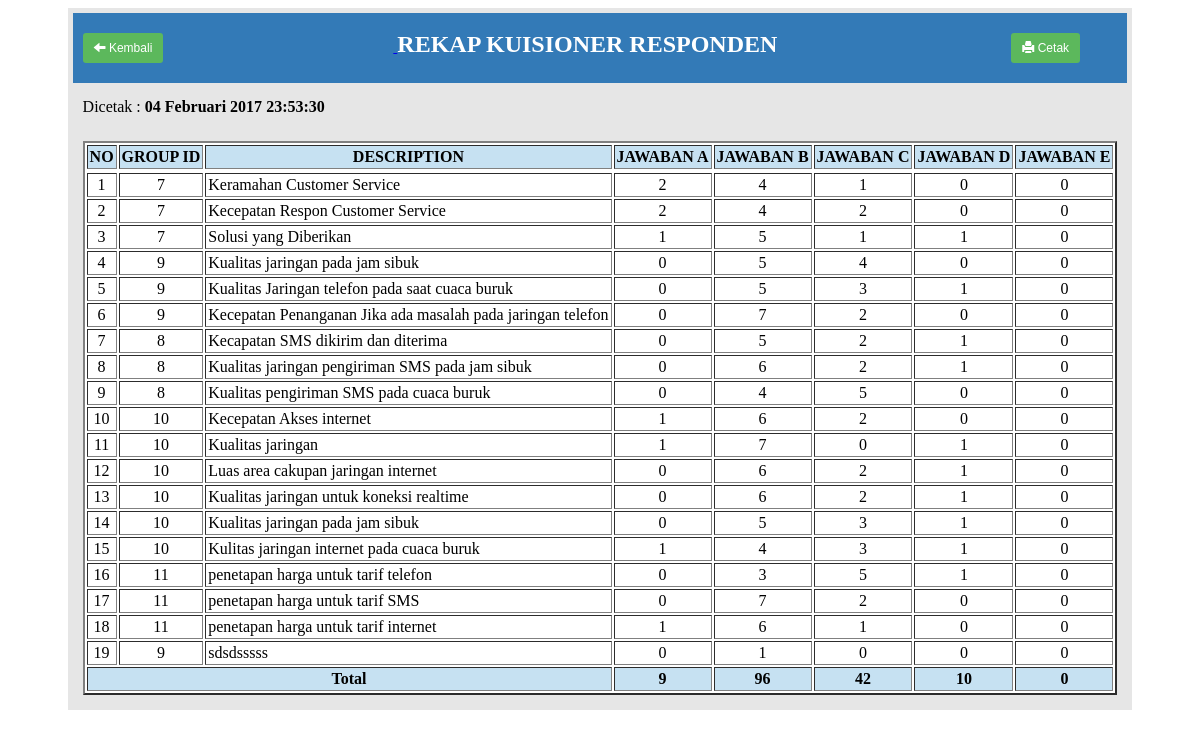
Screenshot of /adminweb/modul/mod_report/all_responden.php with the database file from the repository.
### tables this page shows
CREATE TABLE `tdescription` (
  `descriptionId` int(11) NOT NULL,
  `description` text NOT NULL,
  `groupId` int(11) NOT NULL,
  `CreatedDate` datetime NOT NULL,
  `CreatedUser` int(11) NOT NULL,
  `ModifiedDate` datetime NOT NULL,
  `ModifiedUser` int(11) NOT NULL
);

### fungsi/fungsi_indotgl.php (called while the page is built, shortened)
<?php
	function tgl_indo($tgl){
			$tanggal = substr($tgl,8,2);
			$bulan = getBulan(substr($tgl,5,2));
			$tahun = substr($tgl,0,4);
			return $tanggal.' '.$bulan.' '.$tahun;
	}
	function getBulan($bln){
				switch ($bln){
					case 2:
						return "Februari";
						break;
				}
			}
?>

### adminweb/modul/mod_report/all_responden.php (the view, shortened to what this page needs)
<?php
include "../../../fungsi/fungsi_indotgl.php";
$hasil = mysql_query("SELECT * FROM tdescription");
$date = date('Y-m-d');
$time = date('H:i:s');
$dateIndo = tgl_indo($date);
echo "<center><table border=0 cellpadding=10 cellspacing=5 bgcolor= #e6e6e6>
		<tr >
			<td colspan='8'  bgcolor=#337ab7 style='border: none ;color:white;'>
			<a href='../../master.php?module=hasil&sub=laporan'>
			<button style='margin-right:230px;' class='btn'><span class='glyphicon glyphicon-arrow-left'></span> Kembali</button>
			</a>
			<b><font size=5>REKAP KUISIONER RESPONDEN</font></b>
			<a href='exportExcel.php'>
			<button style='margin-left:230px;' class='btn'><span class='glyphicon glyphicon-print'></span> Cetak</button></a>
			</td>
		</tr>
		<tr>
			<td colspan=2>Dicetak : <b>$dateIndo $time</b></td>
		</tr>
		<tr>
			<td>
				<table cellpadding=2 border=2 bgcolor='#fff'>
					<tr>
					<td bgcolor=#c6e1f2 align=center><b>NO</b></td>
					<td bgcolor=#c6e1f2 align=center><b>GROUP ID</b></td>
					<td bgcolor=#c6e1f2 align=center><b>DESCRIPTION</b></td>
					<td bgcolor=#c6e1f2 align=center><b>JAWABAN A</b></td>
					<td bgcolor=#c6e1f2 align=center><b>JAWABAN B</b></td>
					<td bgcolor=#c6e1f2 align=center><b>JAWABAN C</b></td>
					<td bgcolor=#c6e1f2 align=center><b>JAWABAN D</b></td>
					<td bgcolor=#c6e1f2 align=center><b>JAWABAN E</b></td>
					<tr>
		";
$no = 1;
while ($data = mysql_fetch_array($hasil)){
	$descriptionId = $data[descriptionId];
	$sql = mysql_query("SELECT SUM(jawabanA) As TotalA,
						SUM(jawabanB) As TotalB,
						SUM(jawabanC) As TotalC,
						SUM(jawabanD) As TotalD,
						SUM(jawabanE) As TotalE
						FROM tanswer WHERE descriptionId = '$descriptionId'");
	while($oke = mysql_fetch_array($sql)){
		echo "<tr valign=top>
			<td align='center'>$no</td>
			<td align='center'>$data[groupId]</td>
			<td >$data[description]</td>
			<td align='center'>$oke[TotalA]</td>
			<td align='center'>$oke[TotalB]</td>
			<td align='center'>$oke[TotalC]</td>
			<td align='center'>$oke[TotalD]</td>
			<td align='center'>$oke[TotalE]</td>
		  </tr>";
		$no++;
	}
}
$data_count = mysql_fetch_array(mysql_query("SELECT SUM(jawabanA) As TotalA,
						SUM(jawabanB) As TotalB,
						SUM(jawabanC) As TotalC,
						SUM(jawabanD) As TotalD,
						SUM(jawabanE) As TotalE
						FROM tanswer"));
echo "<tr align='center'>
		<td bgcolor=#c6e1f2 colspan='3'><b>Total</b></td>
		<td bgcolor=#c6e1f2><b>$data_count[TotalA]</b></td>
		<td bgcolor=#c6e1f2><b>$data_count[TotalB]</b></td>
		<td bgcolor=#c6e1f2><b>$data_count[TotalC]</b></td>
		<td bgcolor=#c6e1f2><b>$data_count[TotalD]</b></td>
		<td bgcolor=#c6e1f2><b>$data_count[TotalE]</b></td>
		</tr>
	</table>
	</td>
	</tr>
	</table>
	<center>";
?>

### adminweb/modul/mod_report/all_responden.php (style rules this page uses)
.btn { display: inline-block; padding: 6px 12px; font-size: 14px; font-weight: normal; line-height: 1.42857143; text-align: center; white-space: nowrap; vertical-align: middle; -ms-touch-action: manipulation; touch-action: manipulation; cursor: pointer; -webkit-user-select: none; -moz-user-select: none; -ms-user-select: none; user-select: none; background-image: none; border: 1px solid transparent; border-radius: 4px; background-color: #5cb85c; padding: 5px 10px; font-size: 12px; line-height: 1.5; border-radius: 3px; margin-top:10px; margin-bottom: 10px; color: white; }
.glyphicon { position: relative; top: 1px; display: inline-block; font-family: 'Glyphicons Halflings'; font-style: normal; font-weight: normal; line-height: 1; -webkit-font-smoothing: antialiased; -moz-osx-font-smoothing: grayscale; }
.glyphicon-print:before { content: "\e045"; }
.glyphicon-arrow-left:before { content: "\e091"; }

### rows the page displays
tdescription: groupId "7", description "Keramahan Customer Service", oke "2", oke "4", oke "1", oke "0"
tdescription: groupId "7", description "Kecepatan Respon Customer Service", oke "2", oke "4", oke "0"
tdescription: groupId "7", description "Solusi yang Diberikan", oke "1", oke "5", oke "0"
tdescription: groupId "9", description "Kualitas jaringan pada jam sibuk", oke "0", oke "5", oke "4"
tdescription: groupId "9", description "Kualitas Jaringan telefon pada saat cuaca buruk", oke "0", oke "5", oke "3", oke "1"
tdescription: groupId "9", description "Kecepatan Penanganan Jika ada masalah pada jaringan telefon", oke "0", oke "7", oke "2"
tdescription: groupId "8", description "Kecapatan SMS dikirim dan diterima", oke "0", oke "5", oke "2", oke "1"
tdescription: groupId "8", description "Kualitas jaringan pengiriman SMS pada jam sibuk", oke "0", oke "6", oke "2", oke "1"
tdescription: groupId "8", description "Kualitas pengiriman SMS pada cuaca buruk", oke "0", oke "4", oke "5"
tdescription: groupId "10", description "Kecepatan Akses internet", oke "1", oke "6", oke "2", oke "0"
tdescription: groupId "10", description "Kualitas jaringan", oke "1", oke "7", oke "0"
tdescription: groupId "10", description "Luas area cakupan jaringan internet", oke "0", oke "6", oke "2", oke "1"
tdescription: groupId "10", description "Kualitas jaringan untuk koneksi realtime", oke "0", oke "6", oke "2", oke "1"
tdescription: groupId "10", description "Kualitas jaringan pada jam sibuk", oke "0", oke "5", oke "3", oke "1"
tdescription: groupId "10", description "Kulitas jaringan internet pada cuaca buruk", oke "1", oke "4", oke "3", oke "0"
tdescription: groupId "11", description "penetapan harga untuk tarif telefon", oke "0", oke "3", oke "5", oke "1"
tdescription: groupId "11", description "penetapan harga untuk tarif SMS", oke "0", oke "7", oke "2"
tdescription: groupId "11", description "penetapan harga untuk tarif internet", oke "1", oke "6", oke "0"
tdescription: groupId "9", description "sdsdsssss", oke "0", oke "1"

### other values shown
$dateIndo "04 Februari 2017"
$data_count[TotalA] "9"
$data_count[TotalB] "96"
$data_count[TotalC] "42"
$data_count[TotalD] "10"
$data_count[TotalE] "0"
